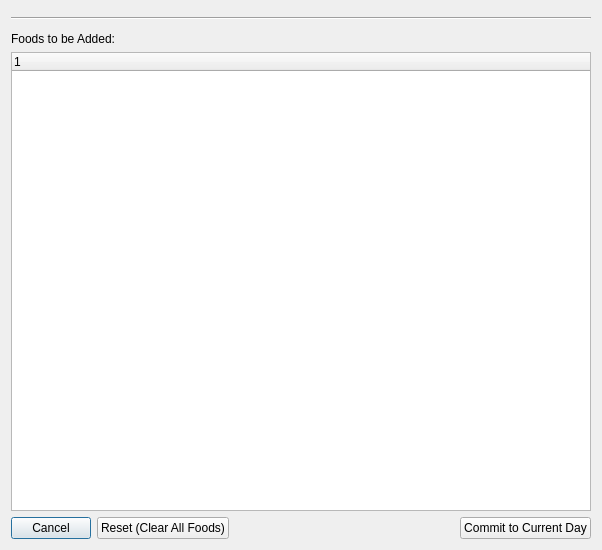
<?xml version="1.0" encoding="UTF-8"?>
<ui version="4.0">
 <class>AddFoodClass</class>
 <widget class="QDialog" name="AddFoodClass">
  <property name="windowModality">
   <enum>Qt::WindowModal</enum>
  </property>
  <property name="geometry">
   <rect>
    <x>0</x>
    <y>0</y>
    <width>602</width>
    <height>550</height>
   </rect>
  </property>
  <property name="windowTitle">
   <string>Add Food(s) to Current Day</string>
  </property>
  <layout class="QVBoxLayout" name="verticalLayout">
   <item>
    <widget class="FoodSearchControl" name="fscSearch" native="true">
     <property name="sizePolicy">
      <sizepolicy hsizetype="Expanding" vsizetype="Fixed">
       <horstretch>0</horstretch>
       <verstretch>0</verstretch>
      </sizepolicy>
     </property>
     <property name="maximumSize">
      <size>
       <width>16777215</width>
       <height>16777215</height>
      </size>
     </property>
    </widget>
   </item>
   <item>
    <widget class="Line" name="line">
     <property name="orientation">
      <enum>Qt::Horizontal</enum>
     </property>
    </widget>
   </item>
   <item>
    <widget class="SelectFoodControl" name="sfcResultsList" native="true"/>
   </item>
   <item>
    <widget class="QLabel" name="label_3">
     <property name="text">
      <string>Foods to be Added:</string>
     </property>
    </widget>
   </item>
   <item>
    <widget class="QTreeWidget" name="trwFoodsToAdd">
     <property name="sizePolicy">
      <sizepolicy hsizetype="Expanding" vsizetype="Expanding">
       <horstretch>0</horstretch>
       <verstretch>0</verstretch>
      </sizepolicy>
     </property>
     <column>
      <property name="text">
       <string notr="true">1</string>
      </property>
     </column>
    </widget>
   </item>
   <item>
    <layout class="QHBoxLayout" name="horizontalLayout_2">
     <item>
      <widget class="QPushButton" name="btnCancel">
       <property name="text">
        <string>Cancel</string>
       </property>
      </widget>
     </item>
     <item>
      <widget class="QPushButton" name="btnReset">
       <property name="text">
        <string>Reset (Clear All Foods)</string>
       </property>
      </widget>
     </item>
     <item>
      <spacer name="horizontalSpacer_2">
       <property name="orientation">
        <enum>Qt::Horizontal</enum>
       </property>
       <property name="sizeHint" stdset="0">
        <size>
         <width>40</width>
         <height>20</height>
        </size>
       </property>
      </spacer>
     </item>
     <item>
      <widget class="QPushButton" name="btnCommit">
       <property name="text">
        <string>Commit to Current Day</string>
       </property>
      </widget>
     </item>
    </layout>
   </item>
  </layout>
 </widget>
 <layoutdefault spacing="6" margin="11"/>
 <customwidgets>
  <customwidget>
   <class>FoodSearchControl</class>
   <extends>QWidget</extends>
   <header>food_search_control.h</header>
   <container>1</container>
  </customwidget>
  <customwidget>
   <class>SelectFoodControl</class>
   <extends>QWidget</extends>
   <header>select_food_control.h</header>
   <container>1</container>
  </customwidget>
 </customwidgets>
 <resources/>
 <connections/>
</ui>
